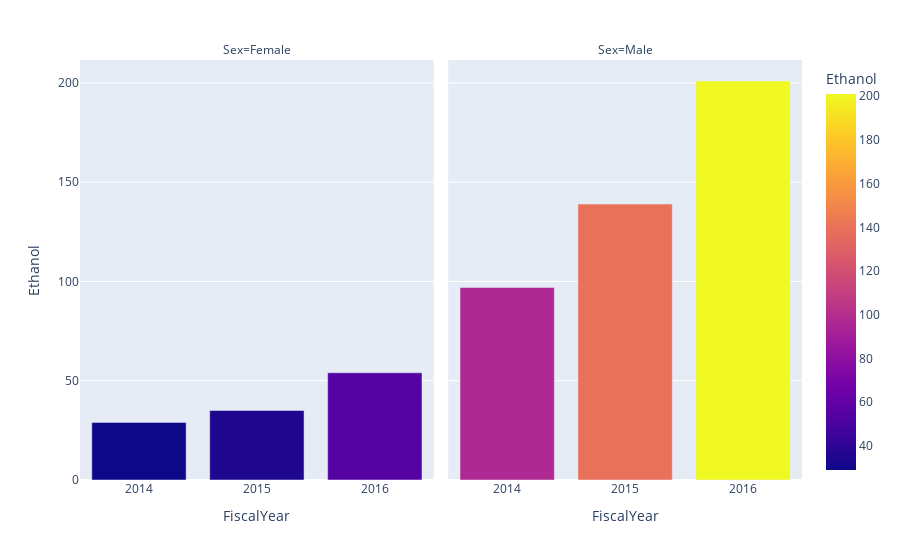

Source (notebook cell):
### Code cell
#Number of Ethanol deaths for male and female population
fig = px.bar(Drugs_Grouped, x="FiscalYear", y="Ethanol",facet_col="Sex", color="Ethanol",color_discrete_sequence=px.colors.diverging.Spectral[-2::-1])
fig.show()

### Figure 1 — Plotly figure (JSON) as saved in the notebook; plotly's stock layout.template omitted (floating-point values rounded to 4 significant figures)
{"data": [{"alignmentgroup": "True", "hovertemplate": "Sex=Female<br>FiscalYear=%{x}<br>Ethanol=%{marker.color}<extra></extra>", "legendgroup": "", "marker": {"color": [29, 35, 54], "coloraxis": "coloraxis"}, "name": "", "offsetgroup": "", "orientation": "v", "showlegend": false, "textposition": "auto", "type": "bar", "x": ["2014", "2015", "2016"], "xaxis": "x", "y": [29, 35, 54], "yaxis": "y"}, {"alignmentgroup": "True", "hovertemplate": "Sex=Male<br>FiscalYear=%{x}<br>Ethanol=%{marker.color}<extra></extra>", "legendgroup": "", "marker": {"color": [97, 139, 201], "coloraxis": "coloraxis"}, "name": "", "offsetgroup": "", "orientation": "v", "showlegend": false, "textposition": "auto", "type": "bar", "x": ["2014", "2015", "2016"], "xaxis": "x2", "y": [97, 139, 201], "yaxis": "y2"}], "layout": {"annotations": [{"font": {}, "showarrow": false, "text": "Sex=Female", "x": 0.245, "xanchor": "center", "xref": "paper", "y": 1, "yanchor": "bottom", "yref": "paper"}, {"font": {}, "showarrow": false, "text": "Sex=Male", "x": 0.755, "xanchor": "center", "xref": "paper", "y": 1, "yanchor": "bottom", "yref": "paper"}], "barmode": "relative", "coloraxis": {"colorbar": {"title": {"text": "Ethanol"}}, "colorscale": [[0, "#0d0887"], [0.1111, "#46039f"], [0.2222, "#7201a8"], [0.3333, "#9c179e"], [0.4444, "#bd3786"], [0.5556, "#d8576b"], [0.6667, "#ed7953"], [0.7778, "#fb9f3a"], [0.8889, "#fdca26"], [1, "#f0f921"]]}, "legend": {"tracegroupgap": 0}, "margin": {"t": 60}, "xaxis": {"anchor": "y", "domain": [0, 0.49], "title": {"text": "FiscalYear"}}, "xaxis2": {"anchor": "y2", "domain": [0.51, 1], "matches": "x", "title": {"text": "FiscalYear"}}, "yaxis": {"anchor": "x", "domain": [0, 1], "title": {"text": "Ethanol"}}, "yaxis2": {"anchor": "x2", "domain": [0, 1], "matches": "y", "showticklabels": false}}}
